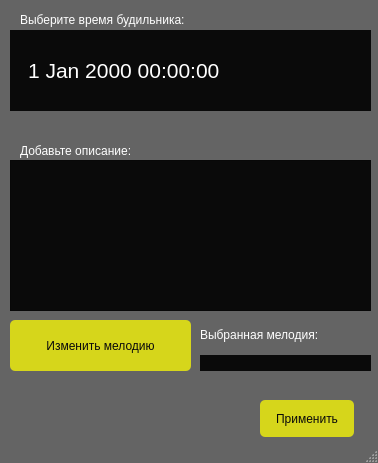
<?xml version="1.0" encoding="UTF-8"?>
<ui version="4.0">
 <class>Alarm_menu</class>
 <widget class="QMainWindow" name="Alarm_menu">
  <property name="geometry">
   <rect>
    <x>0</x>
    <y>0</y>
    <width>378</width>
    <height>463</height>
   </rect>
  </property>
  <property name="windowTitle">
   <string>Добавить/изменить будильник</string>
  </property>
  <property name="styleSheet">
   <string notr="true">QMainWindow {
	border-color: rgb(58, 255, 65);
	color: rgb(255, 255, 255);
	background-color: rgba(10, 10, 10, 100);
}

QMenu {
	color: rgb(255, 255, 255);
	background-color: rgb(10, 10, 10);
}

QWidget:item:selected {
	color: rgb(0, 0, 0);
    background-color: rgb(214, 214, 27);
}

QTableWidget {
	gridline-color: rgb(255, 0, 0);
	color: rgb(255, 255, 255);
	background-color: rgb(10, 10, 10);
	border-color: rgb(10, 10, 10);
}

QTableWidget::item:selected { 
	color: rgb(0, 0, 0);
	background-color: rgb(191, 186, 49);
}

QTextEdit {
	color: rgb(255, 255, 255);
	background-color: rgb(10, 10, 10);
	border-color: rgb(10, 10, 10);
}

QDateTimeEdit {
	color: rgb(255, 255, 255);
	border-style: 1px rgb(10, 10, 10);
	background-color: rgb(10, 10, 10);
	qproperty-alignment: 'AlignHCenter | AlignCenter';
	min-width: 75px;
}

QDateTimeEdit:up-button {
    background-color: transparent;
    subcontrol-origin: border;
    subcontrol-position: center right;
}

QDateTimeEdit:down-button {
    background-color: transparent;
    subcontrol-origin: border;
    subcontrol-position: center left;
}

QLineEdit {
	color: rgb(255, 0, 4);
	background-color: rgb(10, 10, 10);
    border-style: solid;
	border-color: rgb(10, 10, 60);
}

QLabel {
	background-color: rgba(10, 10, 10, 0);
	border-color: rgb(10, 10, 10);
	color: rgb(255, 255, 255);
}

QPushButton {
	color: rgb(10, 10, 10);
	background-color: rgb(214, 214, 27);
	border-style: solid;
	border-radius: 5px;
}

QPushButton:pressed {
	background-color: rgb(148, 139, 19);
}

QPushButton:hover {
	border: 1px solid rgb(160, 201, 255);
 	color: rgb(255, 255, 255);
}

QTableCornerButton::section {
  background-color: rgb(43, 43, 43);
  border: 1px transparent #32414B;
  border-radius: 0px;
}

/**/
QHeaderView {
  background-color: rgb(43, 43, 43);
  border: 0px transparent #32414B;
  padding: 0px;
  margin: 0px;
  border-radius: 0px;
}

QHeaderView:disabled {
  background-color: rgb(43, 43, 43);
  border: 1px transparent #32414B;
  padding: 2px;
}

QHeaderView::section {
  background-color: rgb(43, 43, 43);
  color: #F0F0F0;
  padding: 2px;
  border-radius: 0px;
  text-align: left;
}

QHeaderView::section:checked {
  color: #F0F0F0;
  background-color: rgb(43, 43, 43);
}

QHeaderView::section:checked:disabled {
  color: #787878;
  background-color: rgb(43, 43, 43);
}

QHeaderView::section::horizontal {
  padding-left: 4px;
  padding-right: 4px;
  border-left: 1px solid #19232D;
}

QHeaderView::section::horizontal::first, QHeaderView::section::horizontal::only-one {
  border-left: 1px solid #32414B;
}

QHeaderView::section::horizontal:disabled {
  color: #787878;
}

QHeaderView::section::vertical {
  padding-left: 4px;
  padding-right: 4px;
  border-top: 1px solid #19232D;
}

QHeaderView::section::vertical::first, QHeaderView::section::vertical::only-one {
  border-top: 1px solid #32414B;
}

QHeaderView::section::vertical:disabled {
  color: #787878;
}</string>
  </property>
  <widget class="QWidget" name="centralwidget">
   <widget class="QDateTimeEdit" name="alarm_time">
    <property name="geometry">
     <rect>
      <x>10</x>
      <y>30</y>
      <width>361</width>
      <height>81</height>
     </rect>
    </property>
    <property name="font">
     <font>
      <pointsize>16</pointsize>
     </font>
    </property>
   </widget>
   <widget class="QTextEdit" name="descriptions">
    <property name="geometry">
     <rect>
      <x>10</x>
      <y>160</y>
      <width>361</width>
      <height>151</height>
     </rect>
    </property>
   </widget>
   <widget class="QLabel" name="label">
    <property name="geometry">
     <rect>
      <x>20</x>
      <y>140</y>
      <width>191</width>
      <height>21</height>
     </rect>
    </property>
    <property name="font">
     <font>
      <pointsize>9</pointsize>
     </font>
    </property>
    <property name="text">
     <string>Добавьте описание:</string>
    </property>
   </widget>
   <widget class="QWidget" name="verticalLayoutWidget_2">
    <property name="geometry">
     <rect>
      <x>200</x>
      <y>320</y>
      <width>171</width>
      <height>51</height>
     </rect>
    </property>
    <layout class="QVBoxLayout" name="verticalLayout_2">
     <item>
      <widget class="QLabel" name="label_2">
       <property name="text">
        <string>Выбранная мелодия:</string>
       </property>
      </widget>
     </item>
     <item>
      <widget class="QLineEdit" name="melody_name_line">
       <property name="enabled">
        <bool>false</bool>
       </property>
      </widget>
     </item>
    </layout>
   </widget>
   <widget class="QPushButton" name="change_melody_button">
    <property name="geometry">
     <rect>
      <x>10</x>
      <y>320</y>
      <width>181</width>
      <height>51</height>
     </rect>
    </property>
    <property name="text">
     <string>Изменить мелодию</string>
    </property>
   </widget>
   <widget class="QPushButton" name="apply_button">
    <property name="geometry">
     <rect>
      <x>260</x>
      <y>400</y>
      <width>94</width>
      <height>37</height>
     </rect>
    </property>
    <property name="text">
     <string>Применить</string>
    </property>
   </widget>
   <widget class="QLabel" name="label_3">
    <property name="geometry">
     <rect>
      <x>20</x>
      <y>10</y>
      <width>211</width>
      <height>20</height>
     </rect>
    </property>
    <property name="text">
     <string>Выберите время будильника:</string>
    </property>
   </widget>
  </widget>
  <widget class="QStatusBar" name="statusbar"/>
 </widget>
 <resources/>
 <connections/>
</ui>
